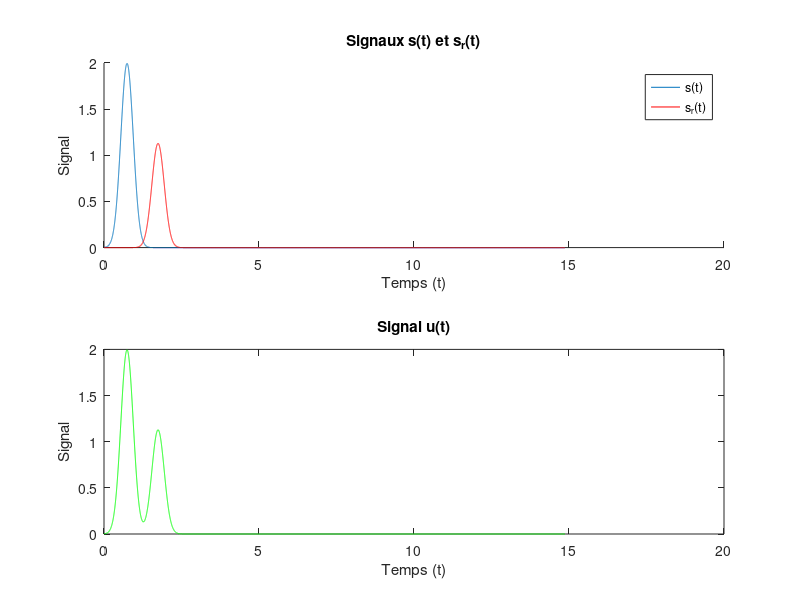
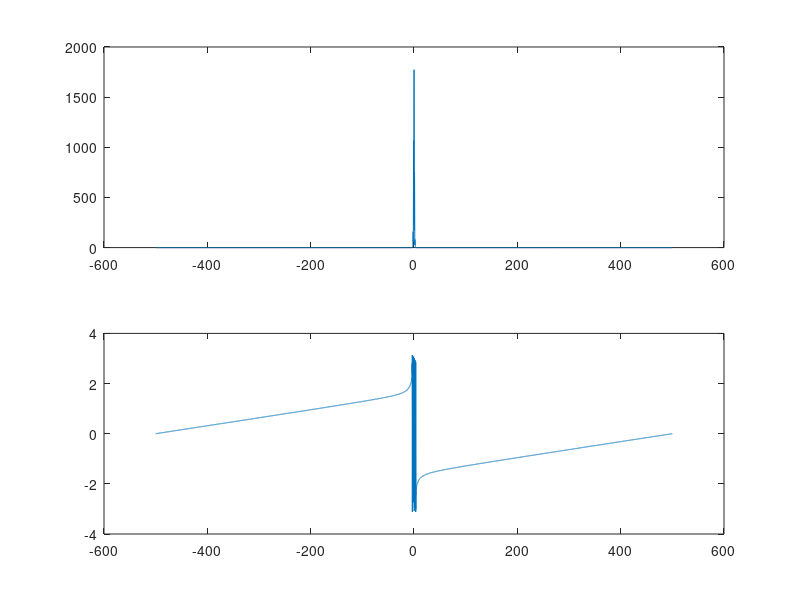
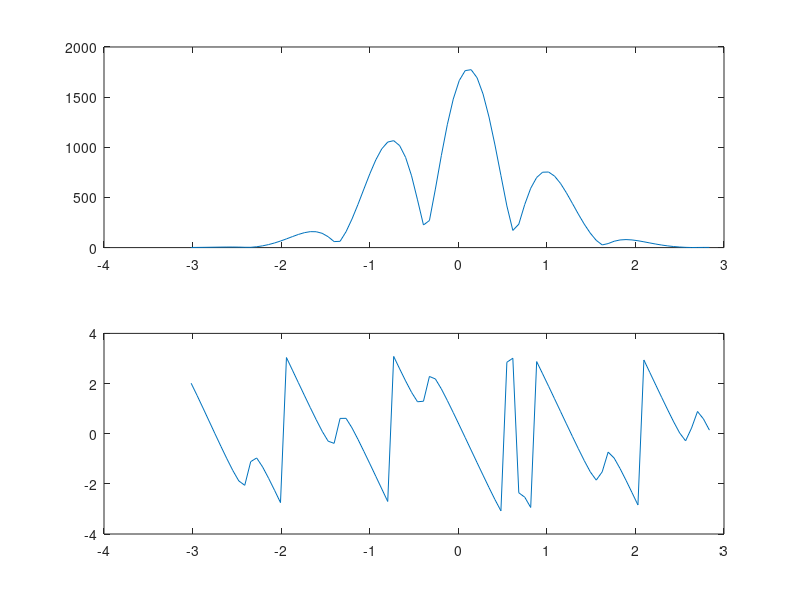
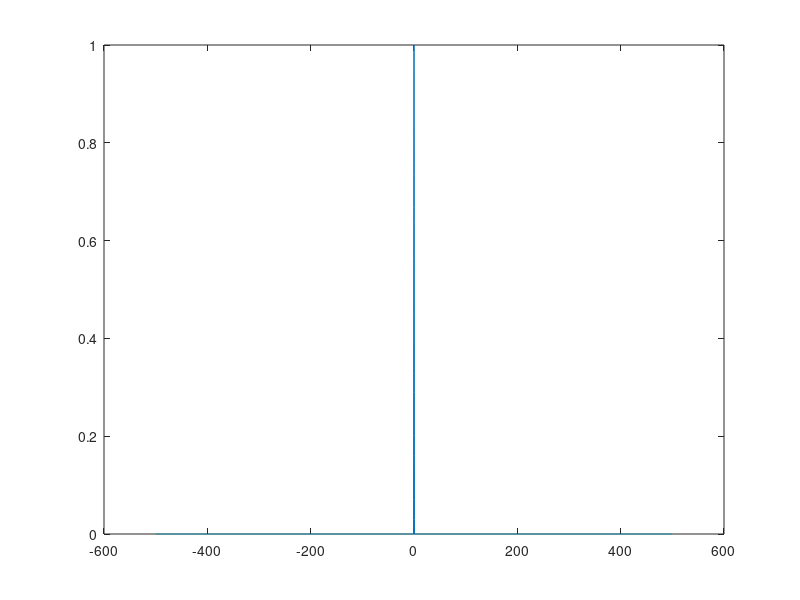

Write the MATLAB code that produced these figures, in order.
close all;
clear;

F=1000;
lambda = 0.2;
p=1e-3;
tp=1*lambda*sqrt(-2*log(p));
fp = (1/(pi*lambda))*sqrt((-log(p))/(2));

delta_t = 20*tp;

 t=0:1/F:delta_t;

s_t = (1/(lambda*sqrt(2*pi)))*exp(-1*((t-tp).^2/(2*lambda^2)));

figure(1);
subplot(2,1,1);
hold on;
plot(t, s_t);
xlabel('Temps (t)');
ylabel('Signal');
title('Signaux s(t) et s_r(t)');
alpha = 0.8*exp(i*pi/4);
Tsec = 1;

sr_t = alpha*(1/(lambda*sqrt(2*pi)))*exp(-1*((t-tp-Tsec).^2/(2*lambda^2)));
plot(t,sr_t, 'r');

u_t = s_t + sr_t;
legend('s(t)','s_r(t)','Location','northeast')


subplot(2,1,2);
plot(t, u_t, 'g');
xlabel('Temps (t)');
ylabel('Signal');
title('Signal u(t)');


%%%%%%%%%%%%% FFT %%%%%%%%%%%%

fft_u = fft(u_t);
f=-F/2:1/delta_t:F/2;

length(fft_u)

figure(2);
subplot(2,1,1);
% 
% plot(f,abs(fft_u));
% subplot(2,1,2);
% plot(f, angle(fft_u));

fft_shift = fftshift(fft_u);

plot(f,abs(fft_shift));
subplot(2,1,2);
plot(f, angle(fft_shift));


figure(3);
fft_shift = fftshift(fft_u);

milieu = length(fft_shift)/2;

delta = (fp/F)*length(fft_shift);

subplot(2,1,1);
plot(f(milieu-delta:milieu+delta),abs(fft_shift(milieu-delta:milieu+delta)));
subplot(2,1,2);
plot(f(milieu-delta:milieu+delta),angle(fft_shift(milieu-delta:milieu+delta)));

%%%%%%%% FILTRE %%%%%%%%%%

w=1;
beta = 0.8;
valneg = (1-beta)/(2*w);
valpos = (1+beta)/(2*w);

f_filtre = -F/2:1/delta_t:F/2;
h_f = sqrt(w).*(abs(f_filtre)<=(valneg)) + sqrt((w/2)*(1+sin(pi*w/beta*((1/(2*w))-abs(f_filtre))))).*(abs(f_filtre) >= valneg & abs(f_filtre) <= valpos);

figure(4);
plot(f_filtre, abs(h_f));


figure(5);
f_filtre = -fp:1/delta_t:fp;
h_f_zoom = sqrt(w).*(abs(f_filtre)<=(valneg)) + sqrt((w/2)*(1+sin(pi*w/beta*((1/(2*w))-abs(f_filtre))))).*(abs(f_filtre) >= valneg & abs(f_filtre) <= valpos);

plot(f_filtre, abs(h_f_zoom));

%%%%%%%%%%%% RCS %%%%%%%

figure(6);

h_t = fftshift(real(ifft(h_f)));
plot(t,abs(h_t));

%%%%%%%%%% filtrage %%%%%%

figure(7);

x_f = h_f .* fft_shift;
x_t = ifft(2*x_f);

plot(t, abs(x_t));
hold on;
plot(t, u_t, 'r');
